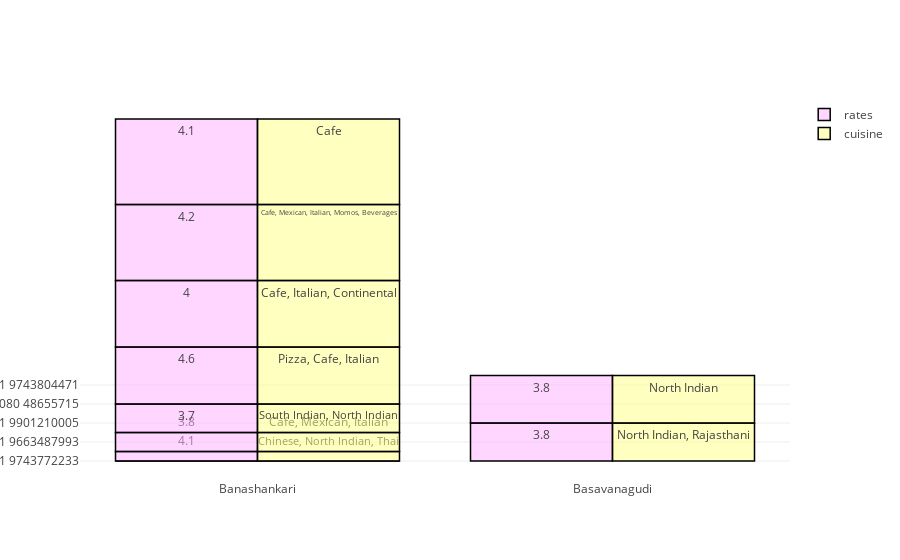

Notebook source saved alongside this figure:
### Code cell
# create trace1 
trace1 = go.Bar(
                x = df.location.head(10),
                y = df.phone.head(10),
                name = "rates",
                marker = dict(color = 'rgba(255, 174, 255, 0.5)',
                             line=dict(color='rgb(0,0,0)',width=1.5)),
                text = df.rate.head(10))
# create trace2 
trace2 = go.Bar(
                x = df.location.head(10),
                y = df.phone.head(10),
                name = "cuisine",
                marker = dict(color = 'rgba(255, 255, 128, 0.5)',
                              line=dict(color='rgb(0,0,0)',width=1.5)),
                text = df.cuisines.head(10))
data = [trace1, trace2]

layout = go.Layout(barmode = "group")
fig = go.Figure(data = data, layout = layout)
iplot(fig)

### Figure 1 — Plotly figure (JSON) as saved in the notebook; plotly's stock layout.template omitted (floating-point values rounded to 4 significant figures)
{"data": [{"marker": {"color": "rgba(255, 174, 255, 0.5)", "line": {"color": "rgb(0, 0, 0)", "width": 1.5}}, "name": "rates", "text": [4.1, 4.1, 3.8, 3.7, 3.8, 3.8, 4.6, 4, 4.2, 4.1], "type": "bar", "uid": "46b1cf8f-9574-4b7a-9c74-2a4a6104017e", "x": ["Banashankari", "Banashankari", "Banashankari", "Banashankari", "Basavanagudi", "Basavanagudi", "Banashankari", "Banashankari", "Banashankari", "Banashankari"], "y": ["080 42297555\r\n+91 9743772233", "080 41714161", "+91 9663487993", "+91 9620009302", "+91 8026612447\r\n+91 9901210005", "+91 9980040002\r\n+91 9980063005", "080 48653961\r\n080 48655715", "+91 8884135549\r\n+91 9449449316", "+91 9945230807\r\n+91 9743804471", "080 26724489\r\n+91 7406048982"]}, {"marker": {"color": "rgba(255, 255, 128, 0.5)", "line": {"color": "rgb(0, 0, 0)", "width": 1.5}}, "name": "cuisine", "text": ["North Indian, Mughlai, Chinese", "Chinese, North Indian, Thai", "Cafe, Mexican, Italian", "South Indian, North Indian", "North Indian, Rajasthani", "North Indian", "Pizza, Cafe, Italian", "Cafe, Italian, Continental", "Cafe, Mexican, Italian, Momos, Beverages", "Cafe"], "type": "bar", "uid": "eb0c979b-45db-4e5d-a69b-f3a6b51cd38f", "x": ["Banashankari", "Banashankari", "Banashankari", "Banashankari", "Basavanagudi", "Basavanagudi", "Banashankari", "Banashankari", "Banashankari", "Banashankari"], "y": ["080 42297555\r\n+91 9743772233", "080 41714161", "+91 9663487993", "+91 9620009302", "+91 8026612447\r\n+91 9901210005", "+91 9980040002\r\n+91 9980063005", "080 48653961\r\n080 48655715", "+91 8884135549\r\n+91 9449449316", "+91 9945230807\r\n+91 9743804471", "080 26724489\r\n+91 7406048982"]}], "layout": {"autosize": true, "barmode": "group", "xaxis": {"autorange": true, "range": [-0.5, 1.5], "type": "category"}, "yaxis": {"autorange": true, "range": [-2.0, 38], "type": "category"}}}
